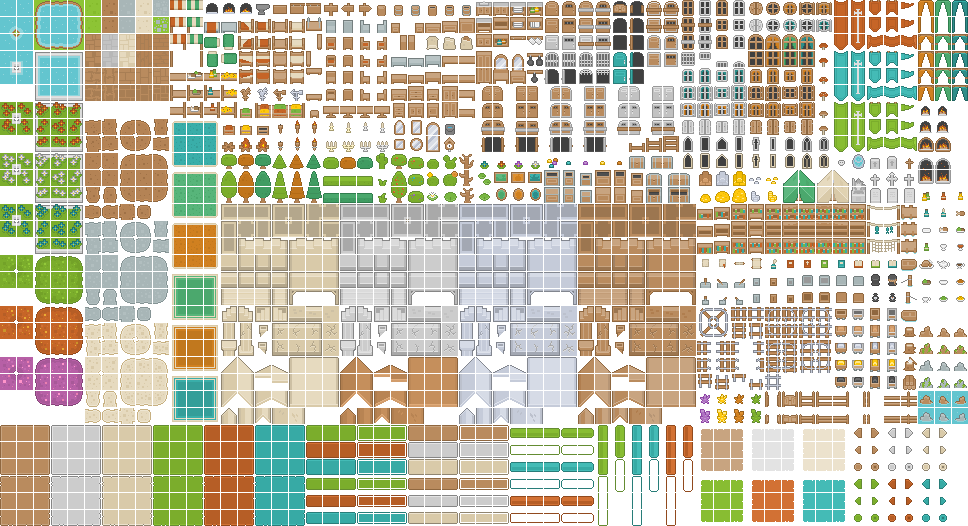
#> input picture src/assets/cc0/roguelike/roguelikeSheet_transparent.png, 968 x 526 px
$ python extract-cc0-art.py ../src/assets/cc0/roguelike/roguelikeSheet_transparent.png
#> lines starting #> are read from the running program, lines starting #| are printed output that depends on the picture; pictures that were not available may be replaced by others from this repository, and a replacement may not be noted
#!/usr/bin/env python3
"""
Bake the CC0 source art (see src/assets/cc0/) into the runtime data module
src/game/art-cc0-data.ts.

The renderer cannot decode PNGs synchronously at scene-create time (it bakes
textures up front and uses them on the first frame), so this one-off tool slices
/ recolours / composites the CC0 sources into final sprites and emits their raw
RGBA pixels as base64. textures.ts blits them into Phaser canvas textures under
the existing texture keys, so MainScene is untouched.

Requires Pillow.  Run:  python tools/extract-cc0-art.py [--preview]
"""
import os, sys, base64
from PIL import Image, ImageDraw

ROOT = os.path.join(os.path.dirname(__file__), "..")
CC0 = os.path.join(ROOT, "src", "assets", "cc0")

RL = Image.open(os.path.join(CC0, "roguelike", "roguelikeSheet_transparent.png")).convert("RGBA")
#> RL is the input picture: PIL image 968x526 RGBA; mean R, G, B, A 200.1, 196.3, 175.9, 156.9
ANI = Image.open(os.path.join(CC0, "pixel-animals", "Animals.png")).convert("RGBA")
DOG = Image.open(os.path.join(CC0, "dog", "dog_sit.png")).convert("RGBA")

STRIDE, TILE = 17, 16

def rl(c, r):
    return RL.crop((c * STRIDE, r * STRIDE, c * STRIDE + TILE, r * STRIDE + TILE))

def scaled(src, w, h):
    return src.resize((w, h), Image.NEAREST)

def blend(img, hexcol, t):
    """Lerp every opaque pixel toward hexcol by t, preserving the source shading."""
    tr, tg, tb = (hexcol >> 16) & 255, (hexcol >> 8) & 255, hexcol & 255
    out = img.copy()
    px = out.load()
    for y in range(out.height):
        for x in range(out.width):
            r, g, b, a = px[x, y]
            if a == 0:
                continue
            px[x, y] = (round(r * (1 - t) + tr * t),
                        round(g * (1 - t) + tg * t),
                        round(b * (1 - t) + tb * t), a)
    return out

def paste(dst, src, x, y, w=None, h=None):
    if w is not None:
        src = scaled(src, w, h)
    dst.alpha_composite(src, (x, y))

def colorkey(img, rgb, tol=24):
    """Make pixels close to rgb fully transparent (some packs use a flat bg)."""
    out = img.copy()
    px = out.load()
    for y in range(out.height):
        for x in range(out.width):
            r, g, b, a = px[x, y]
            if a and abs(r - rgb[0]) <= tol and abs(g - rgb[1]) <= tol and abs(b - rgb[2]) <= tol:
                px[x, y] = (0, 0, 0, 0)
    return out

def tight(img):
    bb = img.getbbox()
    return img.crop(bb) if bb else img

# ── biome themes (mirror BIOME_THEME in textures.ts) ──────────────────────────
THEME = {
    "tundra":    {"grass": 0x9fb6a8, "dirt": 0xb9a98f},
    "forest":    {"grass": 0x5f9a4f, "dirt": 0x7d5a38},
    "river":     {"grass": 0x6fae55, "dirt": 0xa98a5a},
    "grassland": {"grass": 0x9fbf5e, "dirt": 0xc2a06a},
    "desert":    {"grass": 0xd9c27e, "dirt": 0xd2b06a},
    "coast":     {"grass": 0x86c08f, "dirt": 0xccb98a},
}
# Real Kenney base tiles, tinted toward each biome for distinction.
GRASS_GREEN = rl(5, 0)   # lush green grass
GRASS_STONE = rl(7, 0)   # grey cobble (frozen tundra ground)
SAND = rl(8, 0)          # beige sand
DIRT = rl(6, 0)          # brown packed dirt
GRASS_BASE = {"tundra": GRASS_STONE, "desert": SAND}
GRASS_T = {"tundra": 0.30, "forest": 0.22, "river": 0.20,
           "grassland": 0.38, "desert": 0.18, "coast": 0.30}
DIRT_BASE = {"tundra": GRASS_STONE, "desert": SAND}
DIRT_T = {"tundra": 0.45, "forest": 0.25, "river": 0.22,
          "grassland": 0.28, "desert": 0.30, "coast": 0.25}

def build():
    art = {}

    # ── biome ground ──
    for b, th in THEME.items():
        art[f"grass-{b}"] = blend(GRASS_BASE.get(b, GRASS_GREEN), th["grass"], GRASS_T[b])
        art[f"dirt-{b}"] = blend(DIRT_BASE.get(b, DIRT), th["dirt"], DIRT_T[b])

    # farmland = packed soil; crop = soil with green sprouts
    farmland = blend(DIRT, 0x8a6038, 0.35)
    art["farmland"] = farmland
    crop = farmland.copy()
    sprout = rl(22, 11)  # small green plant
    for cx in (1, 8):
        paste(crop, sprout, cx, 2, 7, 12)
    art["crop"] = crop

    # ── decor ──
    art["tree"] = rl(13, 11)
    art["pine"] = rl(16, 11)
    art["bush"] = rl(26, 9)
    art["rock"] = rl(55, 20)
    art["food-berry"] = rl(56, 17)   # bowl of fruit
    art["food-meat"] = rl(54, 16)    # roast on a platter

    # ── animals ──
    art["cow"] = tight(ANI.crop((0, 0, 16, 16)))
    art["sheep"] = tight(ANI.crop((32, 0, 48, 16)))
    art["dog"] = tight(colorkey(DOG, (164, 117, 160)))

    # ── hearth / fire ──
    art["fire-0"] = rl(15, 8)   # brazier, tall flame
    art["fire-1"] = rl(14, 8)   # brazier, low flame

    # ── shelters (composited; kept at the original texture sizes) ──
    art["shelter-cave"] = shelter_cave()
    art["shelter-hut"] = shelter_tent(46, 32, ttop=(48, 10), tbody=(48, 11))
    art["shelter-village"] = shelter_village()
    art["shelter-town"] = shelter_town()
    art["shelter-city"] = shelter_city()
    return art

# tent occupies tiles (tc,tr)+(tc+1,tr) over (tc,tr+1)+(tc+1,tr+1)
def tent_img(tc, tr):
    t = Image.new("RGBA", (TILE * 2, TILE * 2), (0, 0, 0, 0))
    paste(t, rl(tc, tr), 0, 0)
    paste(t, rl(tc + 1, tr), TILE, 0)
    paste(t, rl(tc, tr + 1), 0, TILE)
    paste(t, rl(tc + 1, tr + 1), TILE, TILE)
    return t.crop(t.getbbox())

def shelter_tent(w, h, ttop, tbody):
    c = Image.new("RGBA", (44, 34), (0, 0, 0, 0))
    t = tent_img(ttop[0], ttop[1])
    tw = w
    th = round(t.height * tw / t.width)
    paste(c, t, (44 - tw) // 2, 34 - th, tw, th)
    return c

def shelter_cave():
    c = Image.new("RGBA", (44, 32), (0, 0, 0, 0))
    # grey rocky mound from cobble + boulders, with a dark cave mouth
    paste(c, scaled(GRASS_STONE, 44, 26), 0, 6)
    paste(c, rl(55, 20), 1, 14, 16, 16)
    paste(c, rl(56, 20), 27, 14, 16, 16)
    d = ImageDraw.Draw(c)
    d.ellipse((15, 14, 29, 32), fill=(20, 17, 22, 255))
    return c

def shelter_village():
    c = Image.new("RGBA", (56, 38), (0, 0, 0, 0))
    paste(c, tent_img(46, 10), 1, 8, 26, 28)    # green tent
    paste(c, tent_img(48, 10), 30, 4, 24, 26)   # tan tent
    paste(c, tent_img(46, 10), 20, 14, 20, 22)  # small green tent in front
    return c

# house: 2-tile-wide peaked-roof building from one wall-colour block
WALL = {"tan": 13, "gray": 20, "lgray": 27, "brown": 34}
def house(wt_wall_rows, base):
    """Return a 2-wide house image: peaked roof over wall rows with a door."""
    b = WALL[base]
    rows = 3 + wt_wall_rows  # 3 roof rows + wall rows
    img = Image.new("RGBA", (TILE * 2, TILE * rows), (0, 0, 0, 0))
    # roof
    paste(img, rl(b + 0, 21), 0, 0); paste(img, rl(b + 1, 21), TILE, 0)
    paste(img, rl(b + 0, 22), 0, TILE); paste(img, rl(b + 1, 22), TILE, TILE)
    paste(img, rl(b + 0, 23), 0, TILE * 2); paste(img, rl(b + 1, 23), TILE, TILE * 2)
    # walls
    for wr in range(wt_wall_rows):
        y = TILE * (3 + wr)
        paste(img, rl(b + 0, 15), 0, y); paste(img, rl(b + 1, 15), TILE, y)
    # door at bottom centre
    paste(img, rl(b + 3, 17), TILE // 2, TILE * (rows - 1))
    return img.crop(img.getbbox() or (0, 0, TILE * 2, TILE * rows))

def shelter_town():
    c = Image.new("RGBA", (64, 44), (0, 0, 0, 0))
    h1 = house(1, "tan"); h2 = house(1, "brown")
    s = 30
    paste(c, h1, 2, 44 - round(h1.height * s / h1.width), s, round(h1.height * s / h1.width))
    paste(c, h2, 34, 44 - round(h2.height * s / h2.width), s, round(h2.height * s / h2.width))
    return c

def shelter_city():
    c = Image.new("RGBA", (72, 52), (0, 0, 0, 0))
    specs = [("gray", 2, 2, 24), ("lgray", 2, 26, 22), ("tan", 1, 50, 20)]
    for base, wr, x, w in specs:
        h = house(wr, base)
        hh = round(h.height * w / h.width)
        paste(c, h, x, 52 - hh, w, hh)
    return c

# ── output ────────────────────────────────────────────────────────────────────
GROUPS = {
    "biome": [f"{k}-{b}" for b in THEME for k in ("grass", "dirt")] + ["farmland", "crop"],
    "decor": ["tree", "pine", "rock", "bush", "food-berry", "food-meat"],
    "animal": ["dog", "sheep", "cow"],
    "shelter": ["shelter-cave", "shelter-hut", "shelter-village", "shelter-town", "shelter-city"],
    "fire": ["fire-0", "fire-1"],
}

def preview(art):
    items = list(art.items())
    cell, pad, cols = 80, 16, 8
    rows = (len(items) + cols - 1) // cols
    out = Image.new("RGBA", (cols * (cell + pad) + pad, rows * (cell + pad) + pad), (38, 38, 46, 255))
    d = ImageDraw.Draw(out)
    for i, (k, im) in enumerate(items):
        s = min(cell / im.width, cell / im.height, 4)
        sw, sh = round(im.width * s), round(im.height * s)
        r, cc = divmod(i, cols)
        x = pad + cc * (cell + pad); y = pad + r * (cell + pad)
        out.alpha_composite(scaled(im, sw, sh), (x + (cell - sw) // 2, y + (cell - sh) // 2))
        d.text((x, y - 11), k, fill=(255, 230, 120, 255))
    p = os.path.join(os.path.dirname(__file__), "preview.png")
    out.convert("RGB").save(p); print("preview ->", p, out.size)

def emit(art):
    lines = [
        "// AUTO-GENERATED by tools/extract-cc0-art.py — do not edit by hand.",
        "// Raw RGBA pixels of the CC0 source art (see src/assets/cc0/CREDITS.md),",
        "// baked into Phaser textures by textures.ts under the existing texture keys.",
        "",
        "export interface Cc0Sprite { w: number; h: number; data: string; }",
        "",
        "export const CC0_ART: Record<string, Cc0Sprite> = {",
    ]
    for k, im in art.items():
        b64 = base64.b64encode(im.tobytes()).decode("ascii")
        lines.append(f'  {js_key(k)}: {{ w: {im.width}, h: {im.height}, data: "{b64}" }},')
    lines.append("};")
    lines.append("")
    lines.append("export const CC0_GROUPS = {")
    for g, keys in GROUPS.items():
        arr = ", ".join('"' + k + '"' for k in keys)
        lines.append(f"  {g}: [{arr}] as const,")
    lines.append("};")
    lines.append("")
    p = os.path.join(ROOT, "src", "game", "art-cc0-data.ts")
    with open(p, "w", encoding="utf-8") as f:
        f.write("\n".join(lines))
    print("emitted ->", p)

def js_key(k):
    return k if k.replace("-", "").replace("_", "").isalnum() and "-" not in k else f'"{k}"'

if __name__ == "__main__":
    art = build()
#> after the loop in build, `for b, th in THEME.items():`: art = 12 items
#> after the loop in build, `for cx in (1, 8):`:
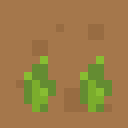
#> crop: PIL image 16x16 RGBA (shown 8 times larger); mean R, G, B, A 156.2, 123.8, 70.4, 255
#> in tight, `bb = img.getbbox()`: bb = (0, 0, 16, 16)
#> in tight (call 2), `return img.crop(bb) if bb else img`:
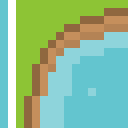
#> returned value: PIL image 16x16 RGBA (shown 8 times larger); mean R, G, B, A 140.3, 188.8, 147.7, 239.1; transparent parts drawn white
#> in shelter_cave, `c = Image.new("RGBA", (44, 32), (0, 0, 0, 0))`: c: PIL image 44x32 RGBA; every value is 0
#> in shelter_tent, `c = Image.new("RGBA", (44, 34), (0, 0, 0, 0))`: c: PIL image 44x34 RGBA; every value is 0
#> in tent_img, `t = Image.new("RGBA", (TILE * 2, TILE * 2), (0, 0, 0, 0))`: t: PIL image 32x32 RGBA; every value is 0
#> in paste (call 10), `dst.alpha_composite(src, (x, y))`:
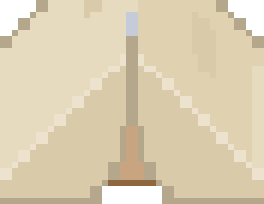
#> dst: PIL image 44x34 RGBA (shown 6 times larger); mean R, G, B, A 207.1, 193.9, 165.4, 241.4; transparent parts drawn white
#> in shelter_village, `c = Image.new("RGBA", (56, 38), (0, 0, 0, 0))`: c: PIL image 56x38 RGBA; every value is 0
#> call 2 of tent_img, with tc = 46, tr = 10
#> in rl (call 21), `return RL.crop((c * STRIDE, r * STRIDE, c * STRIDE + TILE, r * STRIDE ..`:
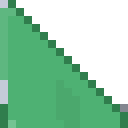
#> returned value: PIL image 16x16 RGBA (shown 8 times larger); mean R, G, B, A 150.4, 205, 171.1, 151.4; transparent parts drawn white
#> in rl (call 23), `return RL.crop((c * STRIDE, r * STRIDE, c * STRIDE + TILE, r * STRIDE ..`:
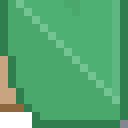
#> returned value: PIL image 16x16 RGBA (shown 8 times larger); mean R, G, B, A 84.9, 167.3, 112.9, 247; transparent parts drawn white
#> in paste (call 14), `dst.alpha_composite(src, (x, y))`:
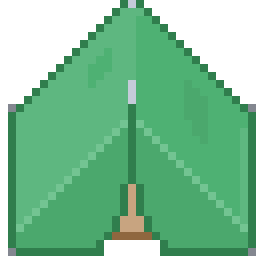
#> dst: PIL image 32x32 RGBA (shown 8 times larger); mean R, G, B, A 61.2, 126.8, 85, 191.7; transparent parts drawn white
#> in tent_img (call 2), `return t.crop(t.getbbox())`:
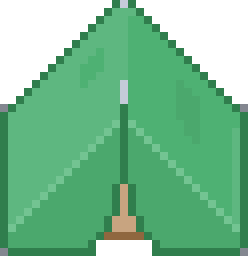
#> returned value: PIL image 31x32 RGBA (shown 8 times larger); mean R, G, B, A 63.2, 130.9, 87.7, 197.9; transparent parts drawn white
#> art = 30 items
    preview(art)
#> in preview, `rows = (len(items) + cols - 1) // cols`: rows = 4
#> the loop in preview, `for i, (k, im) in enumerate(items):` made 30 passes
#> (k, s, sw, sh, r, cc, x, y) on passes 1 to 12: ('grass-tundra', 4, 64, 64, 0, 0, 16, 16), ('dirt-tundra', 4, 64, 64, 0, 1, 112, 16), ('grass-forest', 4, 64, 64, 0, 2, 208, 16), ('dirt-forest', 4, 64, 64, 0, 3, 304, 16), ('grass-river', 4, 64, 64, 0, 4, 400, 16), ('dirt-river', 4, 64, 64, 0, 5, 496, 16), ('grass-grassland', 4, 64, 64, 0, 6, 592, 16), ('dirt-grassland', 4, 64, 64, 0, 7, 688, 16), ('grass-desert', 4, 64, 64, 1, 0, 16, 112), ('dirt-desert', 4, 64, 64, 1, 1, 112, 112), ('grass-coast', 4, 64, 64, 1, 2, 208, 112), ('dirt-coast', 4, 64, 64, 1, 3, 304, 112)
#| preview -> tools/preview.png (784, 400)
    if "--emit" in sys.argv:
        emit(art)
